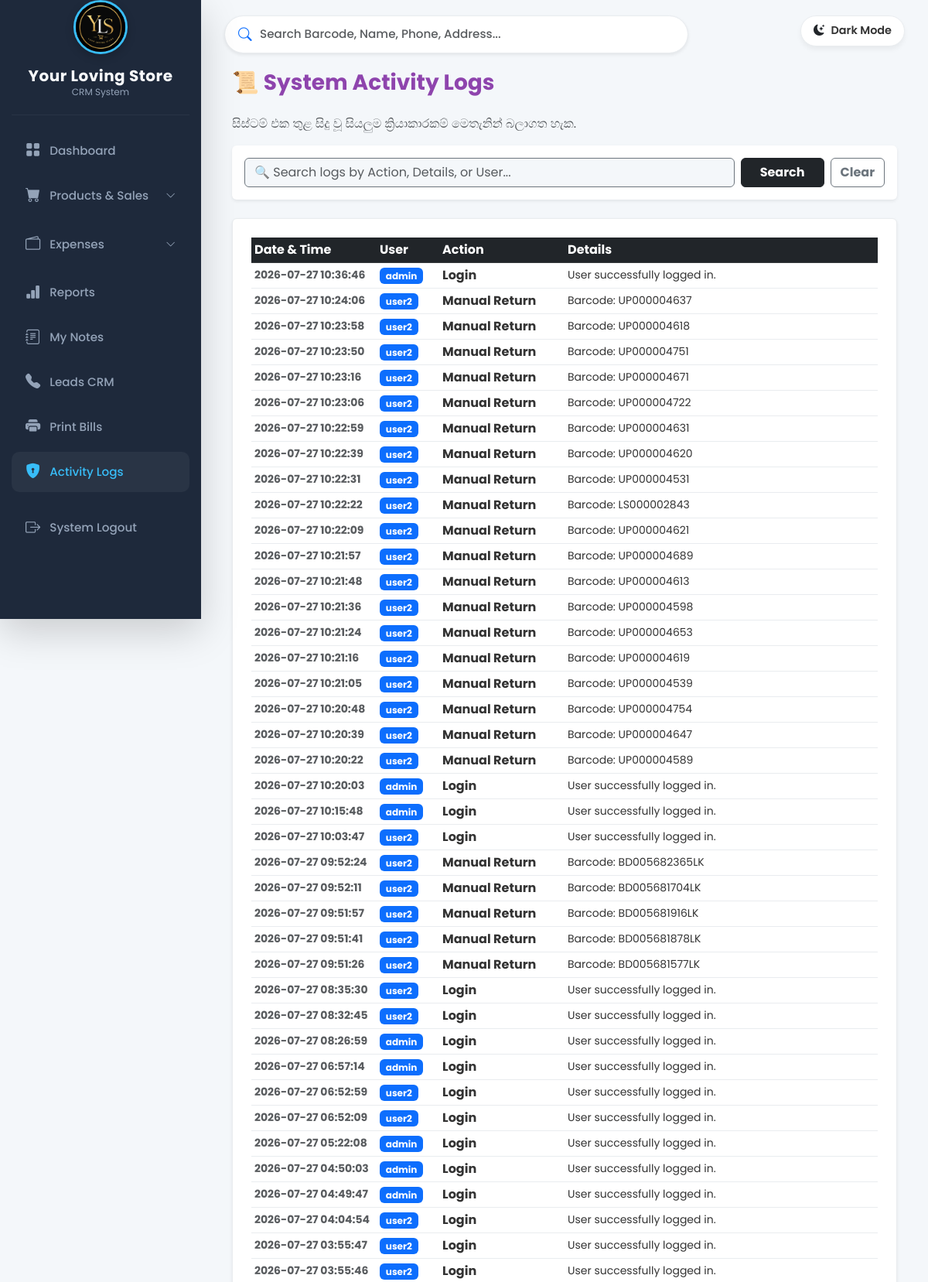
Screenshot of /logs (signed in, upper part) with the database file from the repository.
### tables this page shows
CREATE TABLE activity_logs (id INTEGER PRIMARY KEY AUTOINCREMENT, username TEXT, action TEXT, details TEXT, timestamp DATETIME);

### app.py (the view)
@app.route('/logs')
def view_logs():
    if 'username' not in session: return redirect(url_for('login'))
    if session.get('role') != 'admin': return "Access Denied! ඔබට මෙම පහසුකම භාවිතා කළ නොහැක."
    conn = sqlite3.connect('/var/data/database.db')
    cursor = conn.cursor()
    search_query = request.args.get('q', '').strip()
    if search_query:
        like_q = f"%{search_query}%"
        cursor.execute("SELECT * FROM activity_logs WHERE action LIKE ? OR details LIKE ? OR username LIKE ? ORDER BY timestamp DESC LIMIT 300", (like_q, like_q, like_q))
    else:
        cursor.execute("SELECT * FROM activity_logs ORDER BY timestamp DESC LIMIT 300")
    logs = cursor.fetchall()
    conn.close()
    return render_template('activity_logs.html', logs=logs, search_query=search_query)

### app.py (called while the page is built)
@app.before_request
def make_session_permanent():
    session.permanent = True
    session.modified = True

### templates/activity_logs.html (shortened to what this page needs)
{% extends 'base.html' %}
{% block content %}
<h3 class="mb-4 fw-bold" style="color: #8e44ad;">📜 System Activity Logs</h3>
<p class="text-muted">සිස්ටම් එක තුළ සිදු වූ සියලුම ක්‍රියාකාරකම් මෙතැනින් බලාගත හැක.</p>
<div class="card p-3 shadow-sm mb-4 border-0">
    <form action="/logs" method="GET" class="d-flex">
        <input type="text" class="form-control me-2 border-secondary" name="q" value="{{ search_query }}" placeholder="🔍 Search logs by Action, Details, or User...">
        <button type="submit" class="btn btn-dark fw-bold px-4">Search</button>
        <a href="/logs" class="btn btn-outline-secondary ms-2 fw-bold">Clear</a>
    </form>
</div>
<div class="card p-4 shadow-sm">
    <table class="table table-hover table-sm align-middle text-start">
        <thead class="table-dark">
            <tr>
                <th>Date & Time</th>
                <th>User</th>
                <th>Action</th>
                <th>Details</th>
            </tr>
        </thead>
        <tbody>
            {% for log in logs %}
            <tr>
                <td class="small fw-bold text-muted" style="width: 20%;">{{ log[4] }}</td>
                <td style="width: 10%;"><span class="badge bg-primary">{{ log[1] }}</span></td>
                <td class="fw-bold" style="width: 20%;">{{ log[2] }}</td>
                <td class="small" style="width: 50%;">{{ log[3] }}</td>
            </tr>
            {% endfor %}
        </tbody>
    </table>
</div>
{% endblock %}

### templates/base.html (style rules this page uses)
:root { --bg-body: #f4f7fa; --sidebar-bg: #1e293b; --sidebar-hover: #334155; --sidebar-text: #94a3b8; --sidebar-text-active: #ffffff; --card-bg: #ffffff; --text-main: #333333; --text-muted: #6c757d; --border-color: #e9ecef; --shadow-sm: 0 4px 6px rgba(0,0,0,0.05); }
body { background-color: var(--bg-body); color: var(--text-main); font-family: 'Poppins', sans-serif; transition: background-color 0.3s ease, color 0.3s ease; overflow-x: hidden; overscroll-behavior-y: none; }
.card, .modal-content { background-color: var(--card-bg); border-color: var(--border-color); color: var(--text-main); }
.table { --bs-table-bg: var(--card-bg); --bs-table-color: var(--text-main); --bs-table-border-color: var(--border-color); --bs-table-hover-bg: var(--sidebar-hover); }
.form-control, .form-select { background-color: var(--bg-body); color: var(--text-main); border: 1px solid var(--border-color); }

### rows the page displays
activity_logs: timestamp "2026-07-27 10:36:46", username "admin", action "Login", details "User successfully logged in."
activity_logs: timestamp "2026-07-27 10:24:06", username "user2", action "Manual Return", details "Barcode: UP000004637"
activity_logs: timestamp "2026-07-27 10:23:58", username "user2", action "Manual Return", details "Barcode: UP000004618"
activity_logs: timestamp "2026-07-27 10:23:50", username "user2", action "Manual Return", details "Barcode: UP000004751"
activity_logs: timestamp "2026-07-27 10:23:16", username "user2", action "Manual Return", details "Barcode: UP000004671"
activity_logs: timestamp "2026-07-27 10:23:06", username "user2", action "Manual Return", details "Barcode: UP000004722"
activity_logs: timestamp "2026-07-27 10:22:59", username "user2", action "Manual Return", details "Barcode: UP000004631"
activity_logs: timestamp "2026-07-27 10:22:39", username "user2", action "Manual Return", details "Barcode: UP000004620"
activity_logs: timestamp "2026-07-27 10:22:31", username "user2", action "Manual Return", details "Barcode: UP000004531"
activity_logs: timestamp "2026-07-27 10:22:22", username "user2", action "Manual Return", details "Barcode: LS000002843"
activity_logs: timestamp "2026-07-27 10:22:09", username "user2", action "Manual Return", details "Barcode: UP000004621"
activity_logs: timestamp "2026-07-27 10:21:57", username "user2", action "Manual Return", details "Barcode: UP000004689"
activity_logs: timestamp "2026-07-27 10:21:48", username "user2", action "Manual Return", details "Barcode: UP000004613"
activity_logs: timestamp "2026-07-27 10:21:36", username "user2", action "Manual Return", details "Barcode: UP000004598"
activity_logs: timestamp "2026-07-27 10:21:24", username "user2", action "Manual Return", details "Barcode: UP000004653"
activity_logs: timestamp "2026-07-27 10:21:16", username "user2", action "Manual Return", details "Barcode: UP000004619"
activity_logs: timestamp "2026-07-27 10:21:05", username "user2", action "Manual Return", details "Barcode: UP000004539"
activity_logs: timestamp "2026-07-27 10:20:48", username "user2", action "Manual Return", details "Barcode: UP000004754"
activity_logs: timestamp "2026-07-27 10:20:39", username "user2", action "Manual Return", details "Barcode: UP000004647"
activity_logs: timestamp "2026-07-27 10:20:22", username "user2", action "Manual Return", details "Barcode: UP000004589"
activity_logs: timestamp "2026-07-27 10:20:03", username "admin", action "Login", details "User successfully logged in."
activity_logs: timestamp "2026-07-27 10:15:48", username "admin", action "Login", details "User successfully logged in."
activity_logs: timestamp "2026-07-27 10:03:47", username "user2", action "Login", details "User successfully logged in."
activity_logs: timestamp "2026-07-27 09:52:24", username "user2", action "Manual Return", details "Barcode: BD005682365LK"
activity_logs: timestamp "2026-07-27 09:52:11", username "user2", action "Manual Return", details "Barcode: BD005681704LK"
activity_logs: timestamp "2026-07-27 09:51:57", username "user2", action "Manual Return", details "Barcode: BD005681916LK"
activity_logs: timestamp "2026-07-27 09:51:41", username "user2", action "Manual Return", details "Barcode: BD005681878LK"
activity_logs: timestamp "2026-07-27 09:51:26", username "user2", action "Manual Return", details "Barcode: BD005681577LK"
activity_logs: timestamp "2026-07-27 08:35:30", username "user2", action "Login", details "User successfully logged in."
activity_logs: timestamp "2026-07-27 08:32:45", username "user2", action "Login", details "User successfully logged in."
activity_logs: timestamp "2026-07-27 08:26:59", username "admin", action "Login", details "User successfully logged in."
activity_logs: timestamp "2026-07-27 06:57:14", username "admin", action "Login", details "User successfully logged in."
activity_logs: timestamp "2026-07-27 06:52:59", username "user2", action "Login", details "User successfully logged in."
activity_logs: timestamp "2026-07-27 06:52:09", username "user2", action "Login", details "User successfully logged in."
activity_logs: timestamp "2026-07-27 05:22:08", username "admin", action "Login", details "User successfully logged in."
activity_logs: timestamp "2026-07-27 04:50:03", username "admin", action "Login", details "User successfully logged in."
activity_logs: timestamp "2026-07-27 04:49:47", username "admin", action "Login", details "User successfully logged in."
activity_logs: timestamp "2026-07-27 04:04:54", username "user2", action "Login", details "User successfully logged in."
activity_logs: timestamp "2026-07-27 03:55:47", username "user2", action "Login", details "User successfully logged in."
activity_logs: timestamp "2026-07-27 03:55:46", username "user2", action "Login", details "User successfully logged in."
